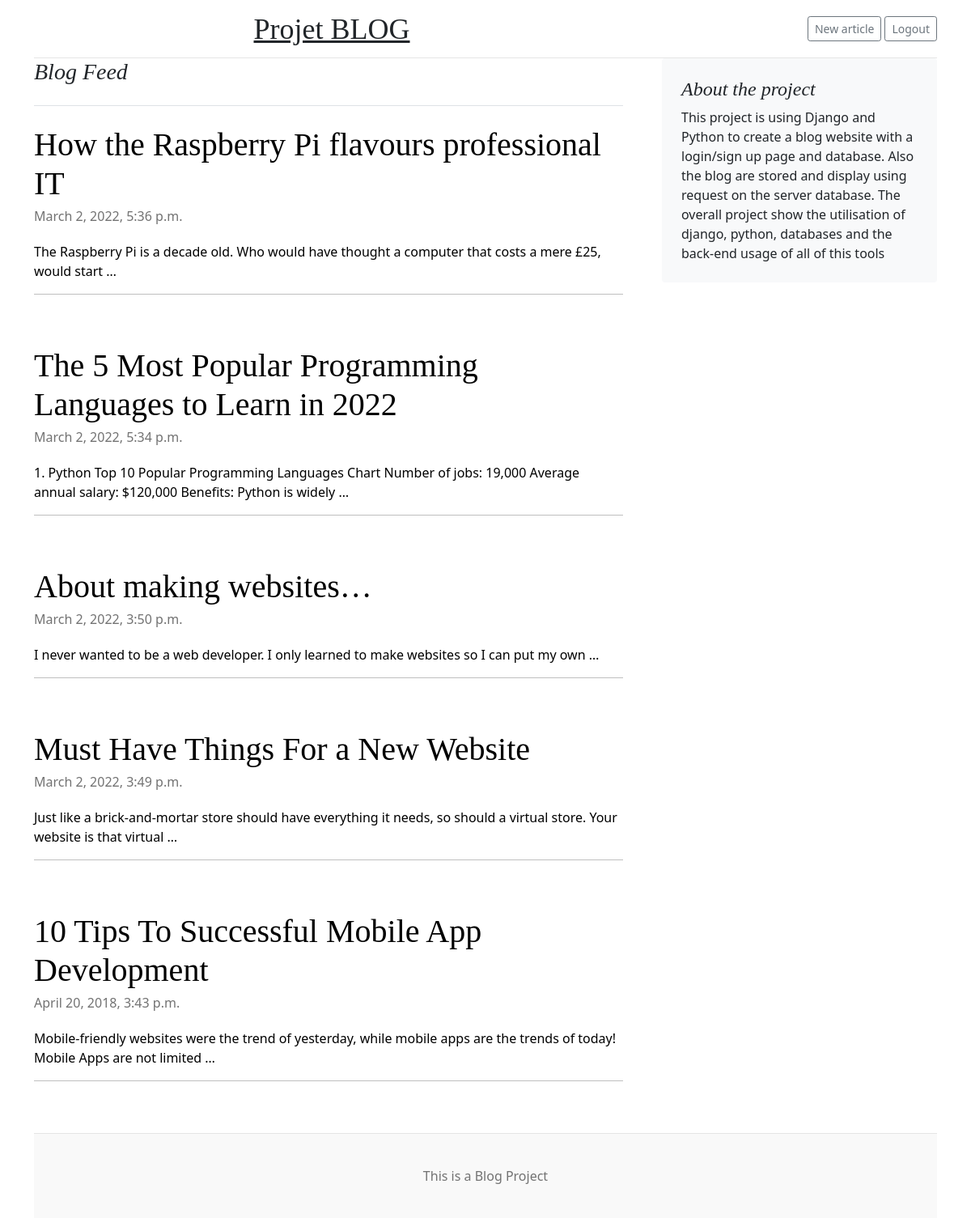
The app's page / (signed in) with its own data.
### posts/models.py (models this page shows)
class Post(models.Model):
    title = models.CharField(max_length=100)
    body = models.CharField(max_length=1000000)
    created_at = models.DateTimeField(default=datetime.now, blank=True)

### posts/views.py (the view)
# urls.py: path('', views.index, name='index'),
def index(request):
    posts = Post.objects.all()
    return render(request, 'index.html', {'posts': posts})

### templates/index.html (shortened to what this page needs)
{% load static %}
<!doctype html>
<html lang="en">
<head>
  <link href="https://cdn.jsdelivr.net/npm/bootstrap@5.1.3/dist/css/bootstrap.min.css" rel="stylesheet"
>
  <link href="{% static 'blog.css' %}" rel="stylesheet">
</head>
<body
  style="background-image: url('https://mdbcdn.b-cdn.net/img/Photos/new-templates/search-box/img4.webp'); background-size: 3000px;">
  <div class="container" style="background-color: white; border-radius: 10px;">
    <header class="blog-header py-3">
      <div class="row flex-nowrap justify-content-between align-items-center">
        <div class="col-8 text-center">
          <a class="blog-header-logo text-dark" href="/">Projet BLOG</a>
        </div>
        <div class="col-4 d-flex justify-content-end align-items-center">
          {% if user.is_authenticated %}
          <div class="m-1">
            <a class="btn btn-sm btn-outline-secondary" href="newblog">New article</a>
          </div>
          <div>
            <a class="btn btn-sm btn-outline-secondary" href="logout">Logout</a>
          </div>
          {% endif %}
        </div>
      </div>
    </header>
    <div class="row g-5">
      <div class="col-md-8">
        <h3 class="pb-4 mb-4 fst-italic border-bottom">
          Blog Feed
        </h3>
        {% for post in posts reversed %}
        <article class="blog-post">
          <a href="/post/{{post.id}}" style="text-decoration: none; color: black;">
            <h2 class="blog-post-title">{{post.title}}</h2>
            <p class="blog-post-meta">{{post.created_at}}</p>
            <p>{{post.body|truncatewords:20}}</p>
            <hr>
          </a>
        </article>
        {% endfor %}
      </div>
      <div class="col-md-4">
        <div class="position-sticky" style="top: 2rem;">
          <div class="p-4 mb-3 bg-light rounded">
            <h4 class="fst-italic">About the project</h4>
            <p class="mb-0">This project is using Django and Python to create a blog website with a login/sign up page
              and database. Also the blog are stored and display using request on the server database. The overall
              project show the utilisation of django, python, databases and the back-end usage of all of this tools</p>
          </div>
        </div>
      </div>
    </div>
    <footer class="blog-footer">
      <p>This is a Blog Project</p>
    </footer>
</body>
</html>

### static/blog.css (style rules this page uses)
.blog-header { line-height: 1; border-bottom: 1px solid #e5e5e5; }
.blog-header-logo { font-family: "Playfair Display", Georgia, "Times New Roman", serif; font-size: 2.25rem; }
h1, h2, h3, h4, h5, h6 { font-family: "Playfair Display", Georgia, "Times New Roman", serif; }
.blog-post { margin-bottom: 4rem; }
.blog-post-title { margin-bottom: .25rem; font-size: 2.5rem; }
.blog-post-meta { margin-bottom: 1.25rem; color: #727272; }
.blog-footer { padding: 2.5rem 0; color: #727272; text-align: center; background-color: #f9f9f9; border-top: .05rem solid #e5e5e5; }
.blog-footer p:last-child { margin-bottom: 0; }

### records on screen
Post: title "How the Raspberry Pi flavours professional IT", created_at "March 2, 2022, 5:36 p.m.", body "The Raspberry Pi is a decade old. Who would have thought a computer that costs a mere £25, would start …"
Post: title "The 5 Most Popular Programming Languages to Learn in 2022", created_at "March 2, 2022, 5:34 p.m.", body "1. Python Top 10 Popular Programming Languages Chart Number of jobs: 19,000 Average annual salary: $120,000 Benefits: Python is widely …"
Post: title "About making websites…", created_at "March 2, 2022, 3:50 p.m.", body "I never wanted to be a web developer. I only learned to make websites so I can put my own …"
Post: title "Must Have Things For a New Website", created_at "March 2, 2022, 3:49 p.m.", body "Just like a brick-and-mortar store should have everything it needs, so should a virtual store. Your website is that virtual …"
Post: title "10 Tips To Successful Mobile App Development", created_at "April 20, 2018, 3:43 p.m.", body "Mobile-friendly websites were the trend of yesterday, while mobile apps are the trends of today! Mobile Apps are not limited …"
